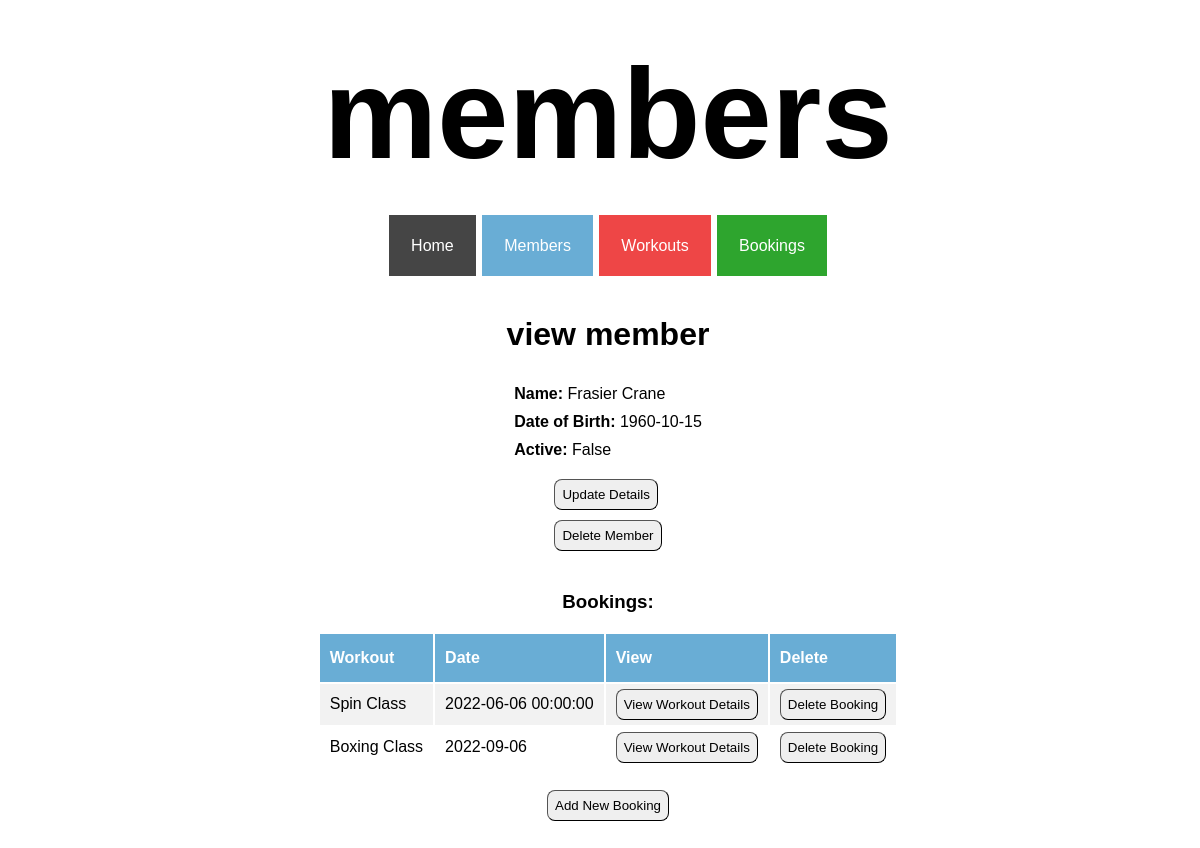
Screenshot of /members/1 with the database file from the repository.
### tables this page shows
CREATE TABLE members (
    id INTEGER PRIMARY KEY AUTOINCREMENT,
    first_name VARCHAR,
    last_name VARCHAR,
    dob DATE,
    active BOOLEAN
);

CREATE TABLE workouts (
    id INTEGER PRIMARY KEY AUTOINCREMENT,
    name VARCHAR,
    date DATE,
    description TEXT,
    duration INTEGER,
    capacity INTEGER,
    capacity_filled INTEGER
);

### controllers/member_controller.py (the view)
@members_blueprint.route("/members/<id>")
def member_show(id):
    route_name = "members"
    member = member_repository.select(id)
    bookings = member_repository.get_bookings_member(member)
    return render_template("members/show.html", route_name=route_name, member=member, bookings=bookings)

### db/run_sql.py (called while the page is built)
def get_db():
    path = os.path.dirname(os.path.abspath(__file__))
    db = os.path.join(path, "gym_db.db")
    conn = sqlite3.connect(db)
    conn.execute("PRAGMA foreign_keys = 1")
    conn.row_factory = sqlite3.Row
    return conn

def run_sql(sql, values = []):
    db = get_db()
    cursor = db.cursor()
    cursor.execute(sql, values)
    results = cursor.fetchall()
    db.commit()
    db.close()
    return results

### repositories/member_repository.py (called while the page is built)
def select(id):
    member = None
    sql = "SELECT * FROM members WHERE id = ?"
    values = [id]
    result = run_sql(sql, values)[0]
    if result is not None:
        member = Member(result['first_name'], result['last_name'], result['dob'], result['active'], result['id'])
    return member

def get_bookings_member(member):
    bookings = []
    sql = "SELECT * from bookings WHERE member_id = ?"
    values = [member.id]
    results = run_sql(sql, values)
    for row in results:
        member1 = select(row['member_id'])
        workout = workout_repository.select(row['workout_id'])
        booking = Booking(member1, workout, row['id'])
        bookings.append(booking)
    return bookings

### repositories/workout_repository.py (called while the page is built)
def select(id):
    workout = None
    sql = "SELECT * FROM workouts where id = ?"
    values = [id]
    result = run_sql(sql, values)[0]
    if result is not None:
        workout = Workout(result['name'], result['date'], result['description'], result['duration'], result['capacity'], result['capacity_filled'], result['id'])
    return workout

### templates/members/show.html
{% extends 'base.html'%}
{% block content %}
<div class="show_page_container">
<h1>view member</h1>
<div class="show_page_top_details">
    <div><b>Name: </b>{{member.first_name}} {{member.last_name}}</div>
    <div><b>Date of Birth: </b>{{member.dob}}</div>
    <div><b>Active: </b>{{member.active}}</div>
</div>
<div id="show_page_top_buttons">
    <button class="show_page_button"><a class="show_page_link" href="/members/{{member.id}}/update">Update Details</a></button>
    <form action="/members/{{member.id}}/delete" method="POST"><button class="show_page_button">Delete Member</button></form>
</div>
<h3 class="bookings_header">Bookings:</h3>
<table class="show_page_table">
    <tr class="show_page_table_headers">
        <th>Workout</th>
        <th>Date</th>
        <th>View</th>
        <th>Delete</th>
    </tr>
    {% for booking in bookings %}
    <tr class="show_page_table_content">
        <td>{{booking.workout.name}}</td>
        <td>{{booking.workout.date}}</td>
        <td>
            <button class="show_page_button" id="show_page_view_button">
                <a class="show_page_link" href="/workouts/{{booking.workout.id}}">View Workout Details</a>
            </button>
        </td>
        <td>
            <form action="/bookings/member/{{booking.id}}/delete" method="POST">
                <button class="show_page_button">Delete Booking</button>
            </form>
        </td>
    </tr>
    {% endfor %}
</table>
<button class="show_page_button" id="show_page_bottom_button">
    <a class="show_page_link" href="/bookings/create/member/{{member.id}}">Add New Booking</a>
</button>
</div>
{% endblock %}

### static/style.css (style rules this page uses)
body { font-family: Verdana, Geneva, Tahoma, sans-serif; height: 100%; width: 100%; }

### static/show_pages.css (style rules this page uses)
.show_page_container { display: flex; flex-direction: column; align-items: center; justify-content: center; margin: 40px auto; }
.show_page_top_details>div { margin: 10px auto; }
.show_page_table { width: auto; text-align: left; }
.show_page_table_headers { background-color: #69add5; color: white; }
.show_page_table_headers>th { padding: 15px 10px; }
.show_page_table_content>td { padding: 5px 10px; }
.show_page_table_content:nth-child(even) { background-color: #f2f2f2; }
.show_page_button { padding: 7px; border-radius: 8px; border-width: 1px; }
.show_page_link { color: #000000; text-decoration: none; }
#show_page_top_buttons>button { margin: 10px auto; }
#show_page_bottom_button { margin-top: 20px; }
.bookings_header { margin-top: 40px; }

### rows the page displays
members: first_name "Frasier", last_name "Crane", dob "1960-10-15", active "False"
workouts: workout.name "Spin Class", workout "2022-06-06 00:00:00"
workouts: workout.name "Boxing Class", workout "2022-09-06"

### other values shown
{{ route_name }} "members"
